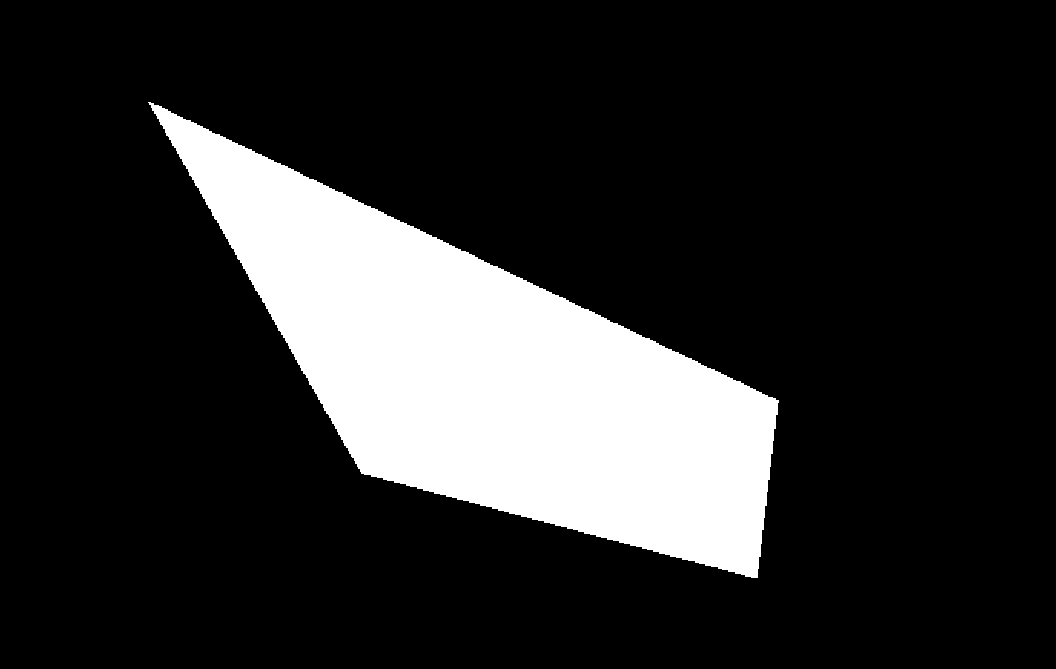
#> input picture opencv/bounding_rectangle.png, 1056 x 669 px
$ python '绘制最小外接矩形.py'
#> lines starting #> are read from the running program, lines starting #| are printed output that depends on the picture; after the words box and inside, x2 and y2 are one past the last pixel; in counts of white or black regions, pixels touching at a corner belong together
"""
绘制最小外接矩形
1. 获取图像轮廓
2. 传入轮廓得到最小外接矩形 -- box = cv2.minAreaRect(contours[index])
3. 获取最小外接矩形的四个角坐标 -- points = cv2.boxPoints(box)
4. 使用绘制轮廓的方法绘制最小外接矩形
    a. points必须升3维
    b. points中的元素必须是int32或int64
"""
import cv2
import numpy as np

img = cv2.imread('bounding_rectangle.png')
#> img is the input picture: shape (669, 1056, 3); 17.3% white; 1 white region, box (x1, y1, x2, y2) and area: (148, 102, 779, 578) 121982
# 获取单通道灰色图
img_gary = cv2.cvtColor(img, cv2.COLOR_BGR2GRAY)
#> img_gary: shape (669, 1056); 17.3% white; 1 white region
# 获取二值图
_, img_bin = cv2.threshold(img_gary, 0, 255, cv2.THRESH_OTSU)
# 获取图像轮廓
contours, hierarchy = cv2.findContours(img_bin, cv2.RETR_TREE, cv2.CHAIN_APPROX_NONE)
#> contours = 1 contour; box (x1, y1, x2, y2) and area: (148, 102, 779, 578) 121084
# 将轮廓交给minAreaRect函数，得到最小外接矩形
# 返回值：(中心(x, y), (宽, 高), 旋转角度)
box = cv2.minAreaRect(contours[0])
#> box = ((436.6, 372.9), (245.7, 753.9), -64.59)
# 获取最小外接矩形的四个点坐标
points = cv2.boxPoints(box)
#> points = [[724.4, 645.6], [43.43, 322.2], [148.8, 100.2], [829.8, 423.7]]
# 用绘制轮廓的方法绘制最小外接矩形
"""
绘制轮廓时，contours必须是三维的, points是二维需要升维
且contours必须是int32或int64类型整数，points是浮点数需要类型转换
"""
int_points = np.intp(points)
#> int_points = [[724, 645], [43, 322], [148, 100], [829, 423]]
cv2.drawContours(img, [int_points], -1, (0, 0, 255), 2, cv2.LINE_AA)
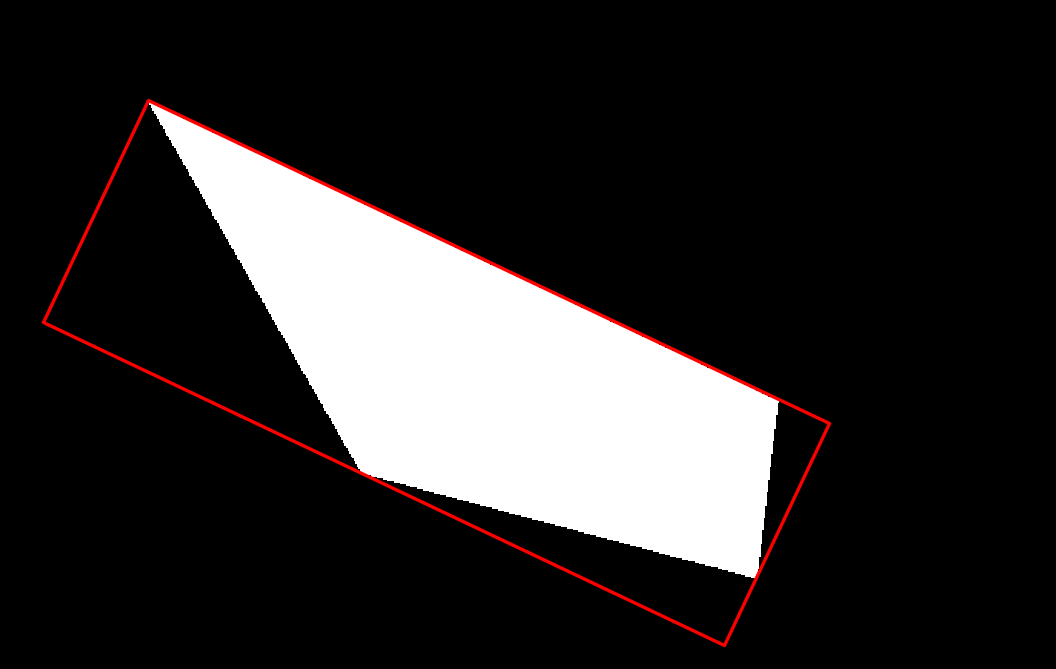
#> img: shape (669, 1056, 3); 1.33% of pixels changed, all inside (x1, y1, x2, y2) = (41, 98, 832, 648)

cv2.imshow('window', img)
cv2.waitKey(0)
cv2.destroyAllWindows()

$ run again, with opencv/fushi_test.png copied over opencv/bounding_rectangle.png
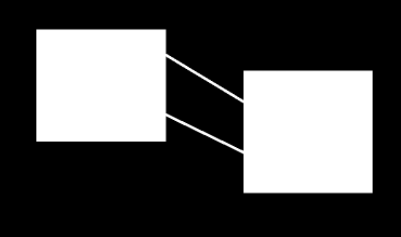
#> input picture opencv/fushi_test.png, 401 x 237 px
#> img is the input picture: shape (237, 401, 3); min 0, max 255, mean 82.7
#> `_, img_bin = cv2.threshold(img_gary, 0, 255, cv2.THRESH_OTSU)`:
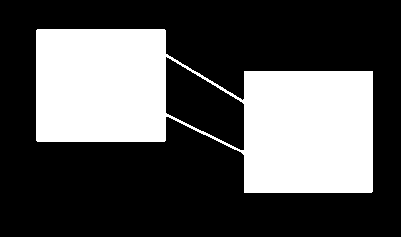
#> img_bin: shape (237, 401); 32.5% white; 1 white region
#> contours = 2 contours; box (x1, y1, x2, y2) and area: (36, 29, 373, 193) 34463, (165, 56, 245, 151) 4186
#> box = ((204, 110.5), (143.9, 361.2), -78.58)
#> points = [[366.8, 216.8], [12.72, 145.3], [41.21, 4.21], [395.3, 75.7]]
#> int_points = [[366, 216], [12, 145], [41, 4], [395, 75]]
#> `cv2.drawContours(img, [int_points], -1, (0, 0, 255), 2, cv2.LINE_AA)`:
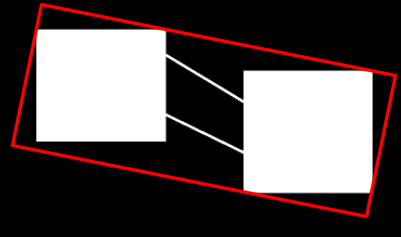
#> img: shape (237, 401, 3); 5.24% of pixels changed, all inside (x1, y1, x2, y2) = (10, 2, 398, 219)
